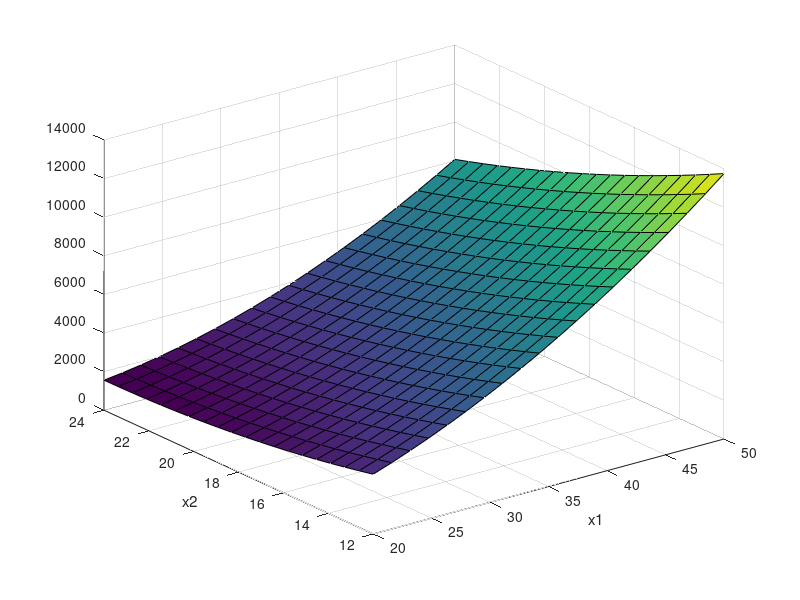

Write the MATLAB code that produced this figure.


x1 = linspace(20,50,20); % alpha
x2 = linspace(12,24,20); % beta
x3 = linspace(0,20,20);  % gamma
x4 = linspace(5,8,20);  % L/D

FFCE = @(x1,x2,x3,x4) 7.305 - 3.789.*x1 - 1.819.*x2 + 2.028.*x3 - 0.233.*x4...
     + 1.054.*x1.*x2 - 6.892.*x1.*x3 - 2.892.*x1.*x4 - 0.859.*x2.*x3 - 0.048.*x2.*x4...
     + 1.079.*x3.*x4 + 4.924.*x1.^2 + 1.033.*x2.^2 + 3.905.*x3.^2 + 1.251.*x4.^2;
 [X1 X2] = meshgrid(x1,x3);
 X = [X1(:),X2(:)];
 
 
 
 
 S = FFCE(X(:,1),30,X(:,2),6);
 S = reshape(S,length(x1),length(x2))
%  for i = 1:length(x1)
%      for j = 1:length(x2)
%          F(j,i) = FFCE(x1(i),x2(j),x3,x4);
%      end
%  end
figure(1)
surf(x1,x2,S)
xlabel('x1'); ylabel('x2')
